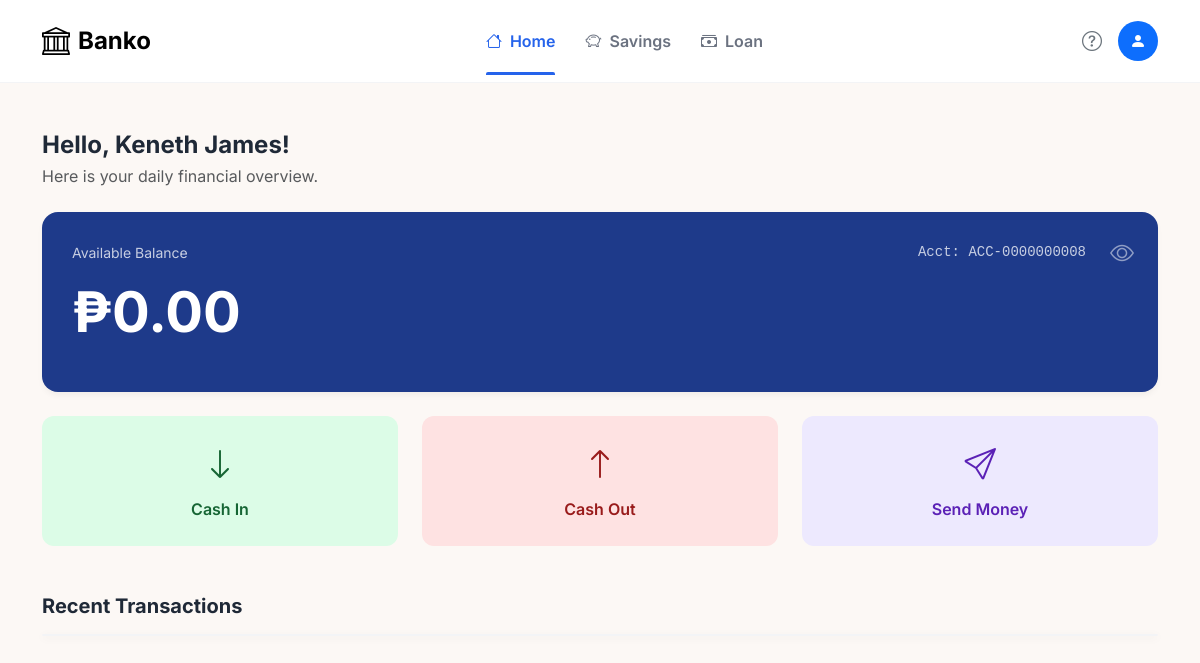
/user/user_dashboard.php (signed in), run on an earlier commit of the app's database.
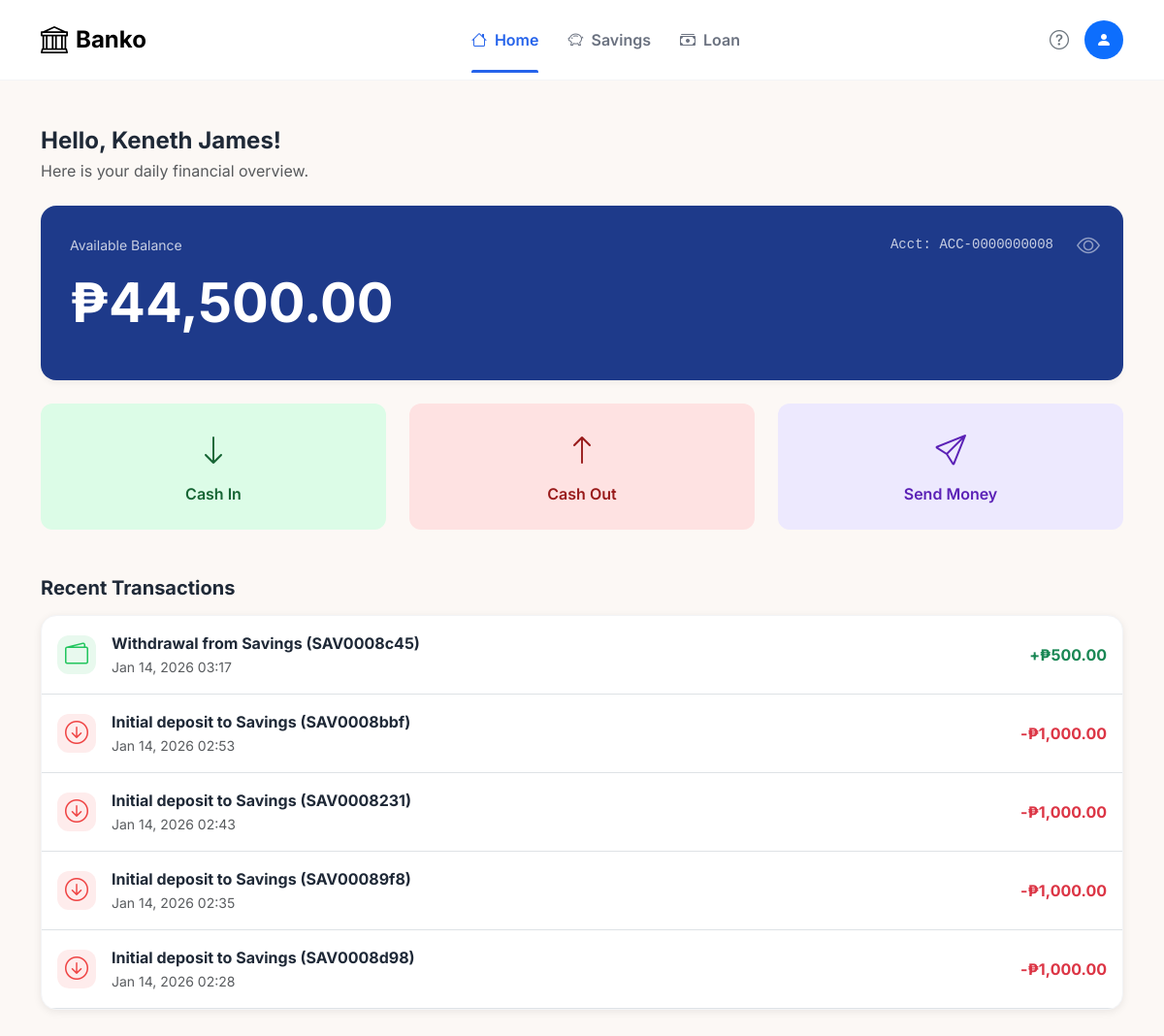
And on a later commit of the database.
### tables this page shows
CREATE TABLE IF NOT EXISTS `user_accounts` (
  `ID` int NOT NULL AUTO_INCREMENT,
  `FirstName` varchar(150) NOT NULL,
  `MiddleName` varchar(150) DEFAULT NULL,
  `LastName` varchar(150) NOT NULL,
  `Email` varchar(150) DEFAULT NULL,
  `Phone` varchar(15) DEFAULT NULL,
  `Address` varchar(150) NOT NULL,
  `Birthdate` date NOT NULL,
  `Password` varchar(255) NOT NULL,
  `Img` varchar(150) NOT NULL,
  `Role` varchar(10) DEFAULT 'User',
  `Status` varchar(10) DEFAULT 'Pending',
  `Balance` decimal(10,2) DEFAULT '0.00',
  PRIMARY KEY (`ID`),
  UNIQUE KEY `Email` (`Email`),
  UNIQUE KEY `Phone` (`Phone`)
);

CREATE TABLE IF NOT EXISTS `transactions` (
  `transaction_id` int NOT NULL AUTO_INCREMENT,
  `user_id` int NOT NULL,
  `transaction_type` enum('Cash In','Cash Out','Send Money','Received Money') NOT NULL,
  `amount` decimal(15,2) NOT NULL,
  `balance_after` decimal(15,2) NOT NULL,
  `description` varchar(255) NOT NULL,
  `icon` varchar(50) DEFAULT 'bi-cash',
  `created_at` timestamp NULL DEFAULT CURRENT_TIMESTAMP,
  PRIMARY KEY (`transaction_id`),
  KEY `user_id` (`user_id`)
);

### user/php/back_end.php (called while the page is built, shortened)
<?php
$conn = new mysqli('localhost', 'root', '', 'bank_db');
$sql = "SELECT FirstName, Email, Phone, Balance FROM user_accounts WHERE ID = ?";
$stmt = $conn->prepare($sql);
$stmt->bind_param("i", $userId);
$stmt->execute();
$result = $stmt->get_result();
$user = $result->fetch_assoc();
$userName = $user['FirstName'];
$totalBalance = $user['Balance'];
$mainAccountNumber = "ACC-" . str_pad($userId, 10, "0", STR_PAD_LEFT);
$transactions = [];
$txSql = "SELECT created_at, description, amount, transaction_type, icon
          FROM transactions
          WHERE user_id = ?
          ORDER BY created_at DESC
          LIMIT 5";
$txStmt = $conn->prepare($txSql);
$txStmt->bind_param("i", $userId);
$txStmt->execute();
$txResult = $txStmt->get_result();
while ($row = $txResult->fetch_assoc()) {
    $transactions[] = [
        'created_at' => $row['created_at'],
        'desc' => $row['description'],
        'amount' => $row['amount'],
        'transaction_type' => $row['transaction_type'],
        'icon' => $row['icon']
    ];
}

### user/user_dashboard.php (the view, shortened to what this page needs)
<?php
$userId = $_SESSION['user_id'];
include 'php/back_end.php';
?>
<!doctype html>
<head>
    <link href="https://cdn.jsdelivr.net/npm/bootstrap@5.3.3/dist/css/bootstrap.min.css" rel="stylesheet">
    <link href="https://cdn.jsdelivr.net/npm/bootstrap-icons/font/bootstrap-icons.css" rel="stylesheet">
    <link rel="stylesheet" href="css/style.css">
</head>
<body>
    <nav class="navbar navbar-expand-lg sticky-top">
        <div class="container">
            <a class="navbar-brand fw-bold fs-4 d-flex align-items-center gap-2" href="#">
                <i class="bi bi-bank fs-3"></i> Banko
            </a>
            <div class="d-flex justify-content-center flex-grow-1">
                <a class="nav-link active" onclick="showSection('home', this)">
                    <i class="bi bi-house me-1"></i> Home
                </a>
                <a class="nav-link" onclick="showSection('savings', this)">
                    <i class="bi bi-piggy-bank me-1"></i> Savings
                </a>
                <a class="nav-link" onclick="showSection('loan', this)">
                    <i class="bi bi-cash-stack me-1"></i> Loan
                </a>
            </div>
            <div class="d-flex align-items-center">
                <i class="bi bi-question-circle me-3 fs-5 text-secondary cursor-pointer" data-bs-toggle="modal"
                    data-bs-target="#faqModal" title="Help"></i>
                <div class="bg-primary text-white rounded-circle d-flex align-items-center justify-content-center cursor-pointer"
                    style="width: 40px; height: 40px;" data-bs-toggle="dropdown">
                    <i class="bi bi-person-fill"></i>
                </div>
            </div>
        </div>
    </nav>
    <div class="container py-5">
        <div id="home" class="dashboard-section active">
            <h4 class="fw-bold mb-1">Hello, <?php echo $userName; ?>!</h4>
            <p class="text-muted mb-4">Here is your daily financial overview.</p>
            <div class="stat-card blue mb-4  position-relative pe-5">
                <div class="d-flex justify-content-between">
                    <small class="opacity-75">Available Balance</small>
                    <small class="opacity-75 font-monospace me-4">Acct: <?php echo $mainAccountNumber; ?></small>
                </div>
                <h1 class="fw-bold display-4 my-3" id="displayBalance">₱<?php echo number_format($totalBalance, 2); ?>
                </h1>
                <i class="bi bi-eye position-absolute top-0 end-0 m-4 fs-4 opacity-50 cursor-pointer" id="eyeIcon"
                    onclick="toggleBalance()"></i>
            </div>
            <div class="row g-4 mb-5">
                <div class="col-md-4">
                    <div class="btn-action btn-green-light" data-bs-toggle="modal" data-bs-target="#cashInModal">
                        <i class="bi bi-arrow-down fs-2 mb-2"></i>
                        <span>Cash In</span>
                    </div>
                </div>
                <div class="col-md-4">
                    <div class="btn-action btn-red-light" data-bs-toggle="modal" data-bs-target="#cashOutModal">
                        <i class="bi bi-arrow-up fs-2 mb-2"></i>
                        <span>Cash Out</span>
                    </div>
                </div>
                <div class="col-md-4">
                    <div class="btn-action btn-purple-light" data-bs-toggle="modal" data-bs-target="#sendMoneyModal">
                        <i class="bi bi-send fs-2 mb-2"></i>
                        <span>Send Money</span>
                    </div>
                </div>
            </div>
            <h5 class="fw-bold mb-3">Recent Transactions</h5>
            <div class="account-item p-0 overflow-hidden">
                <?php foreach ($transactions as $t):
                    if ($t['transaction_type'] === 'Cash In') {
                        $colorClass = 'text-success';
                        $iconClass = 'icon-green';
                        $sign = '+';
                        $icon = 'bi-wallet2';
                    } elseif ($t['transaction_type'] === 'Cash Out') {
                        $colorClass = 'text-danger';
                        $iconClass = 'icon-red';
                        $sign = '-';
                        $icon = 'bi-arrow-down-circle';
                    } elseif ($t['transaction_type'] === 'Send Money') {
                        $colorClass = 'text-primary';
                        $iconClass = 'icon-blue';
                        $sign = '-';
                        $icon = 'bi-send';
                    } elseif ($t['transaction_type'] === 'Received Money') {
                        $colorClass = 'text-success';
                        $iconClass = 'icon-green';
                        $sign = '+';
                        $icon = 'bi-currency-exchange';
                    } else {
                        $colorClass = '';
                        $iconClass = '';
                        $sign = '';
                        $icon = '';
                    }
                    ?>
                    <div class="d-flex align-items-center justify-content-between p-3 border-bottom">
                        <div class="d-flex align-items-center gap-3">
                            <div class="icon-box <?php echo $iconClass; ?>" style="width: 40px; height: 40px;">
                                <i class="bi <?php echo $icon; ?> fs-4"></i>
                            </div>
                            <div>
                                <div class="fw-bold"><?php echo htmlspecialchars($t['desc']); ?></div>
                                <small
                                    class="text-muted"><?php echo date("M d, Y H:i", strtotime($t['created_at'])); ?></small>
                            </div>
                        </div>
                        <div class="fw-bold <?php echo $colorClass; ?>">
                            <?php echo $sign; ?>₱<?php echo number_format(abs($t['amount']), 2); ?>
                        </div>
                    </div>
                <?php endforeach; ?>
            </div>
        </div>
    </div>
</body>
</html>

### user/css/style.css (style rules this page uses)
body { background-color: #fcf8f5; font-family: 'Inter', sans-serif; color: #1f2937; }
.navbar { background: white; border-bottom: 1px solid #f3f4f6; padding: 15px 0; }
.nav-link { color: #6b7280; font-weight: 600; margin: 0 15px; cursor: pointer; position: relative; transition: color 0.2s; }
.nav-link.active { color: #2563eb; }
.nav-link.active::after { content: ''; position: absolute; bottom: -22px; left: 0; width: 100%; height: 3px; background-color: #2563eb; border-radius: 2px 2px 0 0; }
.stat-card { border-radius: 16px; padding: 30px; position: relative; height: 100%; border: 1px solid #f3f4f6; box-shadow: 0 4px 6px -1px rgba(0, 0, 0, 0.05); }
.stat-card.blue { background-color: #1e3a8a; color: white; border: none; }
.account-item { background: white; border-radius: 12px; padding: 20px; border: 1px solid #f3f4f6; box-shadow: 0 2px 4px rgba(0, 0, 0, 0.02); transition: transform 0.2s; }
.icon-box { width: 48px; height: 48px; border-radius: 12px; display: flex; align-items: center; justify-content: center; font-size: 20px; }
.icon-green { background-color: #dcfce7; color: #166534; }
.icon-red { background-color: #fee2e2; color: #991b1b; }
.btn-action { border-radius: 12px; padding: 25px 20px; text-align: center; border: none; transition: all 0.2s; font-weight: 600; height: 100%; display: flex; flex-direction: column; align-items: center; justify-content: center; }
.btn-green-light { background-color: #dcfce7; color: #166534; }
.btn-red-light { background-color: #fee2e2; color: #991b1b; }
.btn-purple-light { background-color: #ede9fe; color: #5b21b6; }
.dashboard-section { display: none; animation: fadeIn 0.3s ease-in-out; }
.dashboard-section.active { display: block; }
.cursor-pointer { cursor: pointer; }
.account-item { background: white; border-radius: 16px; box-shadow: 0 2px 8px rgba(0, 0, 0, 0.08); transition: all 0.3s ease; }
.icon-box { display: flex; align-items: center; justify-content: center; border-radius: 12px; flex-shrink: 0; }
.icon-green { background: rgba(34, 197, 94, 0.1); color: #22c55e; }
.icon-red { background: rgba(239, 68, 68, 0.1); color: #ef4444; }
.font-monospace { font-family: 'Courier New', monospace; }

What changed in the data, as far as the page shows it:
changed user_accounts "Keneth James": Balance "0.00" → "44,500.00"
added transactions: description "Withdrawal from Savings (SAV0008c45)", created_at "Jan 14, 2026 03:17", transaction_type "+", amount "500.00"
added transactions: description "Initial deposit to Savings (SAV0008bbf)", created_at "Jan 14, 2026 02:53", transaction_type "-", amount "1,000.00"
added transactions: description "Initial deposit to Savings (SAV0008231)", created_at "Jan 14, 2026 02:43", transaction_type "-", amount "1,000.00"
added transactions: description "Initial deposit to Savings (SAV00089f8)", created_at "Jan 14, 2026 02:35", transaction_type "-", amount "1,000.00"
added transactions: description "Initial deposit to Savings (SAV0008d98)", created_at "Jan 14, 2026 02:28", transaction_type "-", amount "1,000.00"
